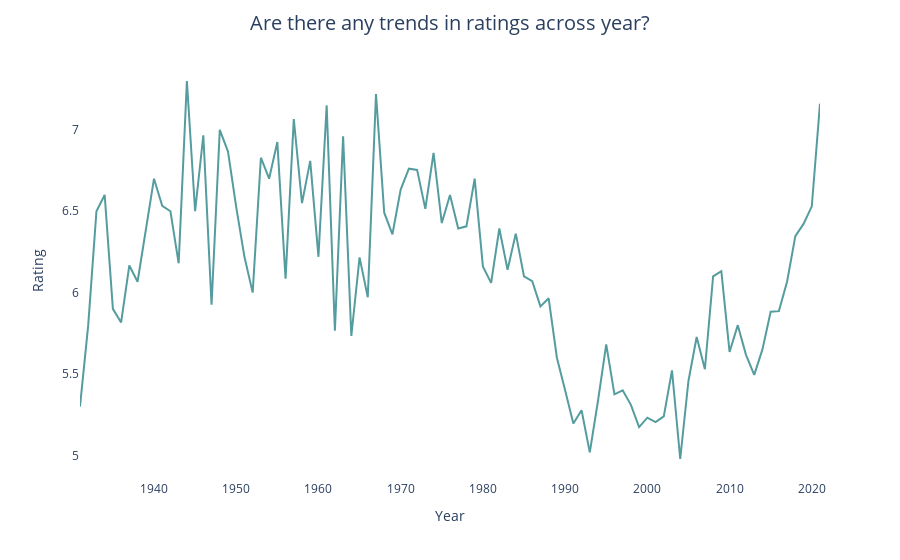

Notebook code for this chart:
### Markdown cell above
# Trend in Rating Across Year

### Code cell
# Group data by Year and calculate the average rating
average_rating_by_year = df.groupby('Year')['Rating'].mean().reset_index()

# Create the line plot with Plotly Express
fig = px.line(average_rating_by_year, x='Year', y='Rating', color_discrete_sequence=['#559C9E'])
fig.update_layout(title='Are there any trends in ratings across year?', title_x=0.5, title_pad=dict(t=20), title_font=dict(size=20), xaxis_title='Year', yaxis_title='Rating', xaxis=dict(showgrid=False), yaxis=dict(showgrid=False), plot_bgcolor = 'white')
fig.show()

### Figure 1 — Plotly figure (JSON) as saved in the notebook; plotly's stock layout.template omitted (floating-point values rounded to 4 significant figures)
{"data": [{"hovertemplate": "Year=%{x}<br>Rating=%{y}<extra></extra>", "legendgroup": "", "line": {"color": "#559C9E", "dash": "solid"}, "marker": {"symbol": "circle"}, "mode": "lines", "name": "", "orientation": "v", "showlegend": false, "type": "scatter", "x": [1931, 1932, 1933, 1934, 1935, 1936, 1937, 1938, 1940, 1941, 1942, 1943, 1944, 1945, 1946, 1947, 1948, 1949, 1950, 1951, 1952, 1953, 1954, 1955, 1956, 1957, 1958, 1959, 1960, 1961, 1962, 1963, 1964, 1965, 1966, 1967, 1968, 1969, 1970, 1971, 1972, 1973, 1974, 1975, 1976, 1977, 1978, 1979, 1980, 1981, 1982, 1983, 1984, 1985, 1986, 1987, 1988, 1989, 1990, 1991, 1992, 1993, 1994, 1995, 1996, 1997, 1998, 1999, 2000, 2001, 2002, 2003, 2004, 2005, 2006, 2007, 2008, 2009, 2010, 2011, 2012, 2013, 2014, 2015, 2016, 2017, 2018, 2019, 2020, 2021], "xaxis": "x", "y": [5.3, 5.8, 6.5, 6.6, 5.9, 5.817, 6.167, 6.067, 6.7, 6.533, 6.5, 6.18, 7.3, 6.5, 6.967, 5.925, 7, 6.867, 6.525, 6.22, 6, 6.829, 6.7, 6.925, 6.086, 7.067, 6.55, 6.809, 6.22, 7.15, 5.767, 6.96, 5.733, 6.217, 5.971, 7.22, 6.491, 6.358, 6.633, 6.762, 6.754, 6.514, 6.858, 6.427, 6.6, 6.393, 6.407, 6.7, 6.161, 6.06, 6.394, 6.14, 6.362, 6.1, 6.071, 5.915, 5.965, 5.6, 5.4, 5.195, 5.277, 5.019, 5.336, 5.682, 5.375, 5.4, 5.311, 5.174, 5.232, 5.204, 5.24, 5.523, 4.978, 5.457, 5.728, 5.529, 6.1, 6.132, 5.635, 5.8, 5.618, 5.495, 5.651, 5.882, 5.886, 6.069, 6.347, 6.422, 6.53, 7.161], "yaxis": "y"}], "layout": {"autosize": true, "legend": {"tracegroupgap": 0}, "margin": {"t": 60}, "plot_bgcolor": "white", "title": {"font": {"size": 20}, "pad": {"t": 20}, "text": "Are there any trends in ratings across year?", "x": 0.5}, "xaxis": {"anchor": "y", "autorange": true, "domain": [0, 1], "range": [1931, 2021], "showgrid": false, "title": {"text": "Year"}, "type": "linear"}, "yaxis": {"anchor": "x", "autorange": true, "domain": [0, 1], "range": [4.849, 7.429], "showgrid": false, "title": {"text": "Rating"}, "type": "linear"}}}
